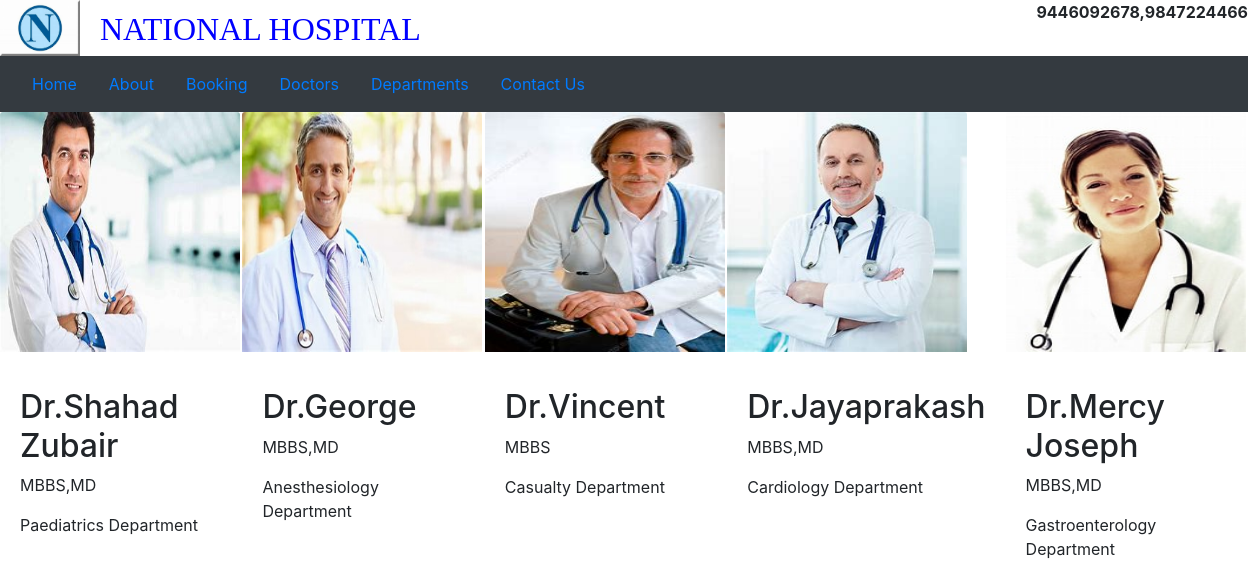
The app's page /doctors/ with its own data.
### home/models.py (models this page shows, shortened)
class Doctors(models.Model):
    doc_name=models.CharField(max_length=255)
    doc_spec=models.CharField(max_length=255)
    dep_name=models.ForeignKey(Departments,on_delete=models.CASCADE)
    doc_image=models.ImageField(upload_to='doctors')

class Departments(models.Model):
    dpt_name=models.CharField(max_length=100)
    dpt_decription=models.TextField()
    def __str__(self):
        return self.dpt_name

### home/views.py (the view)
# urls.py: path('doctors/', views.doctors,name="doctors"),
def doctors(request):
    dict_docs={
        'doctors':Doctors.objects.all()
    }
    return render(request,'doctors.html',dict_docs)

### templates/doctors.html (shortened to what this page needs)
{% extends 'base.html'%}
{% load static %}
{% block content %}
<div class="d-flex">
{% for i in doctors %}
<div class= "" style="height:60vh;width:100vh">
    <img src="{{i.doc_image.url}}" style="height:30vh;width:30vh" class="card-img-top" alt="...">
    <div class="card-body ">
      <p class="card-text"><h2>{{i.doc_name}}</h2>
        <p>{{i.doc_spec}}</p>
        <p>{{i.dep_name}}</p></p>
    </div>
</div>
{% endfor %}
</div>
{% endblock content %}

### templates/base.html (shortened to what this page needs)
{% load static %}
<!DOCTYPE html>
    <head>
        <link rel="stylesheet" href="">
        <link rel="stylesheet" href="https://cdn.jsdelivr.net/npm/bootstrap@4.6.2/dist/css/bootstrap.min.css">
    </head>
    <body>
      <div class="clearfix">
        <div class="float-left d-flex">
       <img src="{% static 'image/n.jpg' %}"width="80px">
        <h2 style="font-family: 'Cinzel', serif;color:blue;margin-left:20px;padding-top:10px">NATIONAL HOSPITAL</h2>
        </div>
        <div class="float-right">
          <p><b>9446092678,9847224466</b></p>
        </div>
      </div>
        <nav class="navbar navbar-dark bg-dark">
        <ul class="nav justify-content-center">
            <li class="nav-item">
              <a class="nav-link active" href="{% url 'home'%}">Home</a>
            </li>
            <li class="nav-item">
              <a class="nav-link" href="{% url 'about'%}">About</a>
            </li>
            <li class="nav-item">
              <a class="nav-link" href="{% url 'booking'%}">Booking</a>
            </li>
            <li class="nav-item">
              <a class="nav-link" href="{% url 'doctors'%}">Doctors</a>
            </li>
            <li class="nav-item">
                <a class="nav-link" href="{% url 'departments'%}">Departments</a>
            </li>
            <li class="nav-item">
                <a class="nav-link" href="{% url 'contactus'%}">Contact Us</a>
            </li>
          </ul>
        </nav>
          {% block content %}{% endblock content %}
</body>
</html>

### records on screen
Doctors: doc_image (picture), doc_name "Dr.Shahad Zubair", doc_spec "MBBS,MD", dep_name "Paediatrics Department"
Doctors: doc_image (picture), doc_name "Dr.George", doc_spec "MBBS,MD", dep_name "Anesthesiology Department"
Doctors: doc_image (picture), doc_name "Dr.Vincent", doc_spec "MBBS", dep_name "Casualty Department"
Doctors: doc_image (picture), doc_name "Dr.Jayaprakash", doc_spec "MBBS,MD", dep_name "Cardiology Department"
Doctors: doc_image (picture), doc_name "Dr.Mercy Joseph", doc_spec "MBBS,MD", dep_name "Gastroenterology Department"
